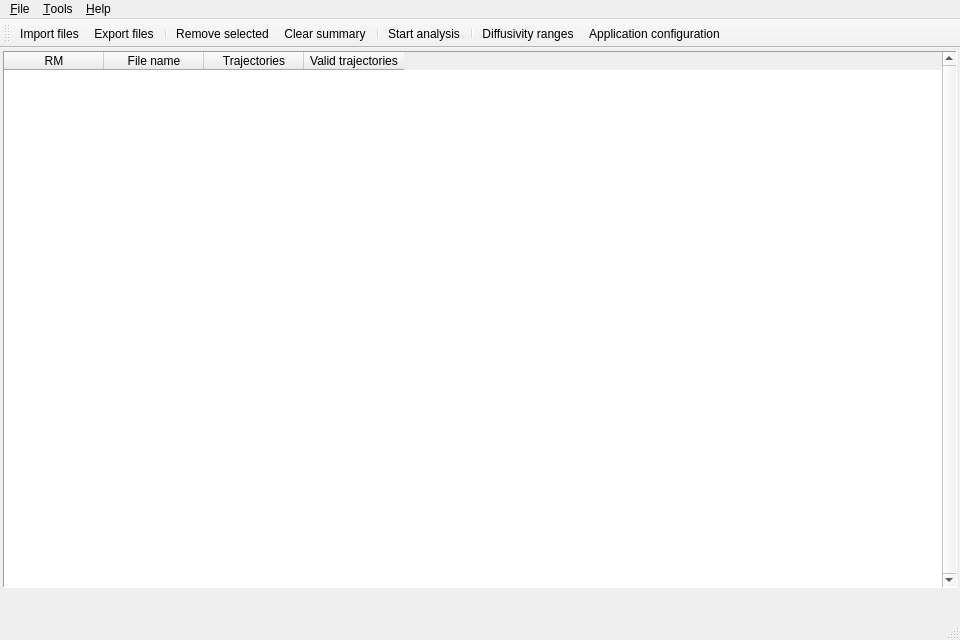
<?xml version="1.0" encoding="UTF-8"?>
<ui version="4.0">
 <class>MainWindow</class>
 <widget class="QMainWindow" name="MainWindow">
  <property name="geometry">
   <rect>
    <x>0</x>
    <y>0</y>
    <width>960</width>
    <height>640</height>
   </rect>
  </property>
  <property name="sizePolicy">
   <sizepolicy hsizetype="Fixed" vsizetype="Fixed">
    <horstretch>0</horstretch>
    <verstretch>0</verstretch>
   </sizepolicy>
  </property>
  <property name="minimumSize">
   <size>
    <width>960</width>
    <height>640</height>
   </size>
  </property>
  <property name="maximumSize">
   <size>
    <width>960</width>
    <height>640</height>
   </size>
  </property>
  <property name="windowTitle">
   <string>Multiple Particle Tracking</string>
  </property>
  <property name="windowIcon">
   <iconset resource="resources/resources.qrc">
    <normaloff>:/icons/icons/node-magnifier.png</normaloff>:/icons/icons/node-magnifier.png</iconset>
  </property>
  <widget class="QWidget" name="centralwidget">
   <layout class="QVBoxLayout" name="verticalLayout">
    <property name="spacing">
     <number>3</number>
    </property>
    <property name="leftMargin">
     <number>3</number>
    </property>
    <property name="topMargin">
     <number>3</number>
    </property>
    <property name="rightMargin">
     <number>3</number>
    </property>
    <property name="bottomMargin">
     <number>3</number>
    </property>
    <item>
     <widget class="QTableWidget" name="summary_view">
      <property name="frameShape">
       <enum>QFrame::Panel</enum>
      </property>
      <property name="frameShadow">
       <enum>QFrame::Sunken</enum>
      </property>
      <property name="verticalScrollBarPolicy">
       <enum>Qt::ScrollBarAlwaysOn</enum>
      </property>
      <property name="horizontalScrollBarPolicy">
       <enum>Qt::ScrollBarAlwaysOff</enum>
      </property>
      <property name="autoScroll">
       <bool>false</bool>
      </property>
      <property name="showDropIndicator" stdset="0">
       <bool>false</bool>
      </property>
      <property name="alternatingRowColors">
       <bool>false</bool>
      </property>
      <attribute name="horizontalHeaderMinimumSectionSize">
       <number>43</number>
      </attribute>
      <attribute name="horizontalHeaderDefaultSectionSize">
       <number>100</number>
      </attribute>
      <attribute name="verticalHeaderVisible">
       <bool>false</bool>
      </attribute>
      <column>
       <property name="text">
        <string>RM</string>
       </property>
      </column>
      <column>
       <property name="text">
        <string>File name</string>
       </property>
      </column>
      <column>
       <property name="text">
        <string>Trajectories</string>
       </property>
       <property name="textAlignment">
        <set>AlignCenter</set>
       </property>
      </column>
      <column>
       <property name="text">
        <string>Valid trajectories</string>
       </property>
       <property name="textAlignment">
        <set>AlignCenter</set>
       </property>
      </column>
     </widget>
    </item>
    <item>
     <widget class="QTreeWidget" name="summary_total">
      <property name="maximumSize">
       <size>
        <width>16777215</width>
        <height>24</height>
       </size>
      </property>
      <property name="styleSheet">
       <string notr="true">background-color: rgba(255, 255, 255, 0);</string>
      </property>
      <property name="frameShape">
       <enum>QFrame::NoFrame</enum>
      </property>
      <property name="frameShadow">
       <enum>QFrame::Plain</enum>
      </property>
      <property name="verticalScrollBarPolicy">
       <enum>Qt::ScrollBarAlwaysOff</enum>
      </property>
      <property name="horizontalScrollBarPolicy">
       <enum>Qt::ScrollBarAlwaysOff</enum>
      </property>
      <property name="autoScroll">
       <bool>false</bool>
      </property>
      <property name="showDropIndicator" stdset="0">
       <bool>false</bool>
      </property>
      <property name="itemsExpandable">
       <bool>false</bool>
      </property>
      <attribute name="headerVisible">
       <bool>false</bool>
      </attribute>
      <attribute name="headerMinimumSectionSize">
       <number>43</number>
      </attribute>
      <attribute name="headerDefaultSectionSize">
       <number>100</number>
      </attribute>
      <attribute name="headerStretchLastSection">
       <bool>false</bool>
      </attribute>
      <column>
       <property name="text">
        <string>total</string>
       </property>
      </column>
      <column>
       <property name="text">
        <string>total_trajectories</string>
       </property>
      </column>
      <column>
       <property name="text">
        <string>total_valid_trajectories</string>
       </property>
      </column>
     </widget>
    </item>
   </layout>
  </widget>
  <widget class="QMenuBar" name="menuBar">
   <property name="geometry">
    <rect>
     <x>0</x>
     <y>0</y>
     <width>960</width>
     <height>22</height>
    </rect>
   </property>
   <widget class="QMenu" name="menu_File">
    <property name="title">
     <string>&amp;File</string>
    </property>
    <addaction name="actionImport_files"/>
    <addaction name="actionExport_files"/>
    <addaction name="separator"/>
    <addaction name="actionExit"/>
   </widget>
   <widget class="QMenu" name="menuEdit">
    <property name="title">
     <string>&amp;Tools</string>
    </property>
    <widget class="QMenu" name="menuConfigurations">
     <property name="title">
      <string>Configurations</string>
     </property>
     <addaction name="actionDiffusivity_ranges"/>
     <addaction name="actionApplication_configuration"/>
    </widget>
    <addaction name="actionStart_analysis_tp"/>
    <addaction name="separator"/>
    <addaction name="menuConfigurations"/>
    <addaction name="separator"/>
    <addaction name="actionRemove_selected"/>
    <addaction name="actionClear_summary"/>
   </widget>
   <widget class="QMenu" name="menuHelp">
    <property name="title">
     <string>&amp;Help</string>
    </property>
    <addaction name="actionAbout"/>
   </widget>
   <addaction name="menu_File"/>
   <addaction name="menuEdit"/>
   <addaction name="menuHelp"/>
  </widget>
  <widget class="QStatusBar" name="statusbar"/>
  <widget class="QToolBar" name="toolBar">
   <property name="windowTitle">
    <string>toolBar</string>
   </property>
   <attribute name="toolBarArea">
    <enum>TopToolBarArea</enum>
   </attribute>
   <attribute name="toolBarBreak">
    <bool>false</bool>
   </attribute>
   <addaction name="actionImport_files"/>
   <addaction name="actionExport_files"/>
   <addaction name="separator"/>
   <addaction name="actionRemove_selected"/>
   <addaction name="actionClear_summary"/>
   <addaction name="separator"/>
   <addaction name="actionStart_analysis_tp"/>
   <addaction name="separator"/>
   <addaction name="actionDiffusivity_ranges"/>
   <addaction name="actionApplication_configuration"/>
  </widget>
  <action name="actionImport_files">
   <property name="icon">
    <iconset resource="resources/resources.qrc">
     <normaloff>:/icons/icons/document-import.png</normaloff>:/icons/icons/document-import.png</iconset>
   </property>
   <property name="text">
    <string>&amp;Import files...</string>
   </property>
   <property name="shortcut">
    <string>Ctrl+I</string>
   </property>
  </action>
  <action name="actionExport_files">
   <property name="icon">
    <iconset resource="resources/resources.qrc">
     <normaloff>:/icons/icons/document-export.png</normaloff>:/icons/icons/document-export.png</iconset>
   </property>
   <property name="text">
    <string>&amp;Export files...</string>
   </property>
   <property name="shortcut">
    <string>Ctrl+E</string>
   </property>
  </action>
  <action name="actionStart_analysis_tp">
   <property name="icon">
    <iconset resource="resources/resources.qrc">
     <normaloff>:/icons/icons/control.png</normaloff>:/icons/icons/control.png</iconset>
   </property>
   <property name="text">
    <string>&amp;Start analysis</string>
   </property>
   <property name="shortcut">
    <string>F5</string>
   </property>
  </action>
  <action name="actionRemove_selected">
   <property name="icon">
    <iconset resource="resources/resources.qrc">
     <normaloff>:/icons/icons/minus.png</normaloff>:/icons/icons/minus.png</iconset>
   </property>
   <property name="text">
    <string>&amp;Remove selected</string>
   </property>
  </action>
  <action name="actionClear_summary">
   <property name="icon">
    <iconset resource="resources/resources.qrc">
     <normaloff>:/icons/icons/broom.png</normaloff>:/icons/icons/broom.png</iconset>
   </property>
   <property name="text">
    <string>&amp;Clear summary</string>
   </property>
  </action>
  <action name="actionDiffusivity_ranges">
   <property name="icon">
    <iconset resource="resources/resources.qrc">
     <normaloff>:/icons/icons/ui-slider-050.png</normaloff>:/icons/icons/ui-slider-050.png</iconset>
   </property>
   <property name="text">
    <string>Diffusivity ranges</string>
   </property>
  </action>
  <action name="actionApplication_configuration">
   <property name="icon">
    <iconset resource="resources/resources.qrc">
     <normaloff>:/icons/icons/application-task.png</normaloff>:/icons/icons/application-task.png</iconset>
   </property>
   <property name="text">
    <string>Application configuration</string>
   </property>
  </action>
  <action name="actionAbout">
   <property name="icon">
    <iconset resource="resources/resources.qrc">
     <normaloff>:/icons/icons/information.png</normaloff>:/icons/icons/information.png</iconset>
   </property>
   <property name="text">
    <string>&amp;About</string>
   </property>
  </action>
  <action name="actionExit">
   <property name="text">
    <string>Exit</string>
   </property>
   <property name="menuRole">
    <enum>QAction::QuitRole</enum>
   </property>
  </action>
  <action name="actionStart_analysis">
   <property name="icon">
    <iconset resource="resources/resources.qrc">
     <normaloff>:/icons/icons/control.png</normaloff>:/icons/icons/control.png</iconset>
   </property>
   <property name="text">
    <string>Start Analysis (without TrackPy)</string>
   </property>
  </action>
 </widget>
 <resources>
  <include location="resources/resources.qrc"/>
 </resources>
 <connections/>
</ui>
